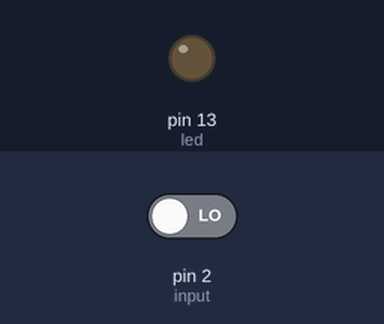
The sketch below on a simulated Arduino Uno, built with avr-gcc and run on an emulated ATmega328P. Parts: output pins drawn as LEDs (lit = HIGH). The inputs (shaded band) are chosen by the test bench; at power-on: pin 2 (input) LOW. Pins used as bus, display or sensor lines are not drawn.

Above: at 1.2 s.
1.3 s: pin 2 (input) driven HIGH
At 2.5 s:
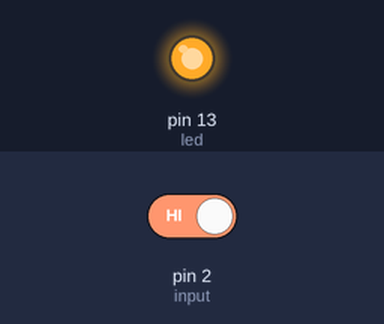
2.8 s: pin 2 (input) driven LOW
At 3.7 s:
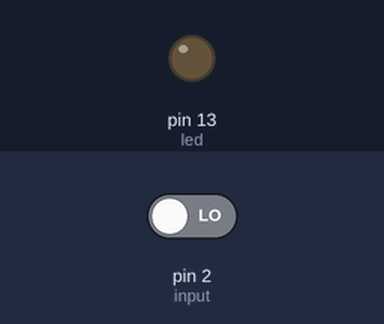
Timing chart, 0 to 5.8 s (numbered marks = the images above; inputs shaded):
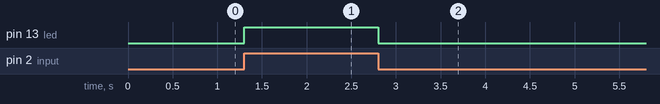

Measured:
- after the input at 1.3 s, pin 13 (led): LOW → HIGH at once
- after the input at 2.8 s, pin 13 (led): HIGH → LOW at once

The sketch:

comm_tx.ino
```cpp
/*
  Analog comm: TX

 Comunicazione seriale tra due schede arduino.
 La prima scheda ha un bottone come input e
 comunica con un altra scheda che monta un LED come output.
 Il led della seconda si accende quando rileva
 la pressione del bottone della prima.
 */

// Prima scheda: input
int led = 13;
int input = 2;  // Questa e' la scheda con un input
int TX = 3 ; // Pin di trasmissione

void setup() {
  // initialize the digital pin as an output.
  pinMode(led, OUTPUT);       // Il PIN e' attivato come output
  pinMode(TX, OUTPUT);       // Il PIN e' attivato come output
  pinMode(input, INPUT);        // Il PIN e' attivato come output
}

// the loop routine runs over and over again forever:
void loop() {
  if (digitalRead(input) == HIGH) { // Verifica se il PIN input e' +5v
    digitalWrite(led, HIGH);
    digitalWrite(TX, HIGH);
    delay(50);
  }
  else { // Alterativa: se non e' +5v
    digitalWrite(led, LOW);
    digitalWrite(TX, LOW);
    delay(50);
  }
}
```
